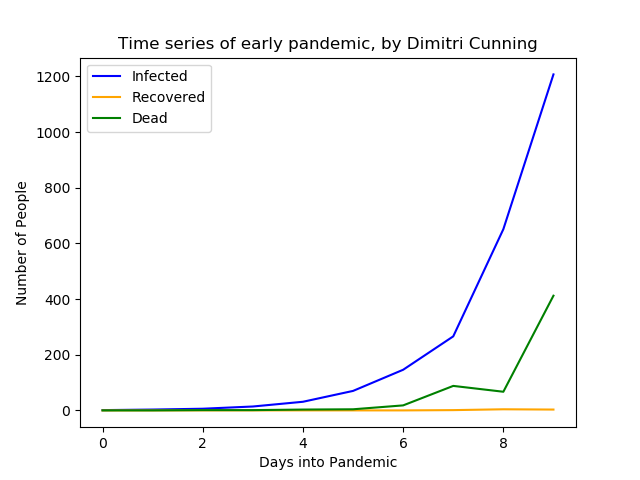

Source code (Python):
#Dimitrios Cunning
#260874878
import doctest
import datetime
import numpy as np
import matplotlib.pyplot as plt

def date_diff(d1, d2):
    '''(str, str) -> int
    inputs two strings of dates in ISO format and returns how
    many days apart they are
    
    >>> date_diff('2018-10-31', '2018-11-2')
    2
    '''
    L1 = d1.split('-')
    L2 = d2.split('-')
    date1 = datetime.date(int(L1[0]), int(L1[1]), int(L1[2]))
    date2 = datetime.date(int(L2[0]), int(L2[1]), int(L2[2]))
    diff = date2 - date1
    return diff.days

def get_age(d1, d2):
    '''(str, str) -> int
    inputs two strings of dates in ISO format and returns how many
    years appart they are as an integer
    
    >>> get_age('2018-10-31', '2000-11-2')
    -17
    >>> get_age('2018-10-31', '2019-11-2')
    1
    '''
    diff = date_diff(d1, d2)
    if diff<0:
        return -int(-diff//365.2425)
    else:#have to do this since x//y where x<0 gives a different answer than x//y
        return int(diff//365.2425)
    
numbers='1234567890'
def stage_three(input_filename, output_filename):
    '''(str, str) -> dict
    inputs file name and output file name then writes the new version
    of the line to a new file named output_filename, returns dictionary
    with form: {day: {'I': infected, 'R': recovered, 'D': dead}}
    >>> stage_three('data2.txt', 'data3.txt')
    {0: {'I': 1, 'D': 0, 'R': 0}, 1: {'I': 3, 'D': 0, 'R': 0}, 2: {'I': 6, 'D': 1, 'R': 0}, 3: {'I': 14, 'D': 1, 'R': 0}, 4: {'I': 31, 'D': 3, 'R': 0}, 5: {'I': 70, 'D': 4, 'R': 0}, 6: {'I': 146, 'D': 18, 'R': 0}, 7: {'I': 266, 'D': 88, 'R': 1}, 8: {'I': 651, 'D': 67, 'R': 4}, 9: {'I': 1207, 'D': 412, 'R': 3}}
    '''
    f = open(input_filename, "r", encoding = 'utf-8') #f = inputfile
    f1 = f.readlines() #list of lines
    g = open(output_filename, "w", encoding = 'utf-8') #g = output file
    l = f1[0].split('\t')
    index_date = l[2]
    d = {} #empty dict
    for i in f1:
        L = i.split('\t')
        L[2] = date_diff(index_date, L[2])
        L[3] = get_age(L[3], index_date)
        if L[6][0]=='I':
            L[6]='I'
            if not(L[2] in d):#appending each part to dictionary 'd'
                d.update({L[2]: {'I': 1, 'D': 0, 'R': 0}})
            else:   #if L[2] in d:
                d[L[2]] = {'I': (d.get(L[2]).get('I')+1), 'D': d.get(L[2]).get('D'), 'R': d.get(L[2]).get('R')}
    
        elif L[6][0]=='R':#appending each part to dictionary 'd'
            L[6]='R'
            if not(L[2] in d):
                d.update({L[2]: {'I': 0, 'D': 0, 'R': 1}})
            else:   #if L[2] in d:
                d[L[2]] = {'I': d.get(L[2]).get('I'), 'D': d.get(L[2]).get('D'), 'R': (d.get(L[2]).get('R')+1)}

            
        elif (L[6][0]=='D' or L[6][0]=='M'):#appending each part to dictionary 'd'
            L[6]='D'
            if not(L[2] in d):
                d.update({L[2]: {'I': 0, 'D': 1, 'R': 0}})
            else:   #if L[2] in d:
                d[L[2]] = {'I': d.get(L[2]).get('I'), 'D': (d.get(L[2]).get('D')+1), 'R': d.get(L[2]).get('R')}
        
        if not(L[6][0] in 'IRDM'):#removing Non Applicable entries for 'state'
            L[6]='NA'
        if 'N' in L[7]:#Calling them 'NA'
            L[7]='NA'
        if len(L[7])>4 and L[7][4]=='.':#removing extra decimals in 'temp'
            L[7]=L[7][:4]+L[7][4:].replace('.', '')
        
        #itterating through list L to rebuild string for output_file            
        s=''
        for j in L:
            if s.count('\t')<8:#turning list back into string
                s+=(str(j)+'\t')
            else:
                s+=str(j)
        g.write(s)
    g.close()
    return d

def plot_time_series(d):
    '''(dict) -> list
     input dictionary of dictionaries, formatted as the return value of Stage
     Three and return  a list of lists, where each sublist represents each day
     of the pandemic.  Each sublist in the form: [infected, recovered, dead]
    >>> plot_time_series({0: {'I': 1, 'D': 0, 'R': 0}, 1: {'I': 3, 'D': 0, 'R': 0}, 2: {'I': 6, 'D': 1, 'R': 0}, 3: {'I': 14, 'D': 1, 'R': 0}, 4: {'I': 31, 'D': 3, 'R': 0}, 5: {'I': 70, 'D': 4, 'R': 0}, 6: {'I': 146, 'D': 18, 'R': 0}, 7: {'I': 266, 'D': 88, 'R': 1}, 8: {'I': 651, 'D': 67, 'R': 4}, 9: {'I': 1207, 'D': 412, 'R': 3}})
    [[1, 0, 0], [3, 0, 0], [6, 0, 1], [14, 0, 1], [31, 0, 3], [70, 0, 4], [146, 0, 18], [266, 1, 88], [651, 4, 67], [1207, 3, 412]]
    '''
    L = []
    keys = list(d.keys())#days
    for i in list(d.values()): #dict for each day
        new_i = list(i.values())
        new_i[1], new_i[2] = new_i[2], new_i[1]
        L.append(new_i)
    
    plt.title('Time series of early pandemic, by Dimitri Cunning') 
    plt.xlabel('Days into Pandemic')
    plt.ylabel('Number of People')

    L1=[]
    for i in range(len(L)):#infected line
        L1.append(L[i][0])
    plt.plot(keys, L1, '-b', label='Infected')
    
    L2=[]
    for i in range(len(L)):#recovered line
        L2.append(L[i][1])
    plt.plot(keys, L2, '-', color='orange', label='Recovered')

    L3=[]
    for i in range(len(L)):#dead line
        L3.append(L[i][2])
    plt.plot(keys, L3, '-g', label='Dead')
    
    plt.legend(loc='upper left')
    plt.savefig('time_series.png')
    return L


if __name__=='__main__':
    doctest.testmod()
